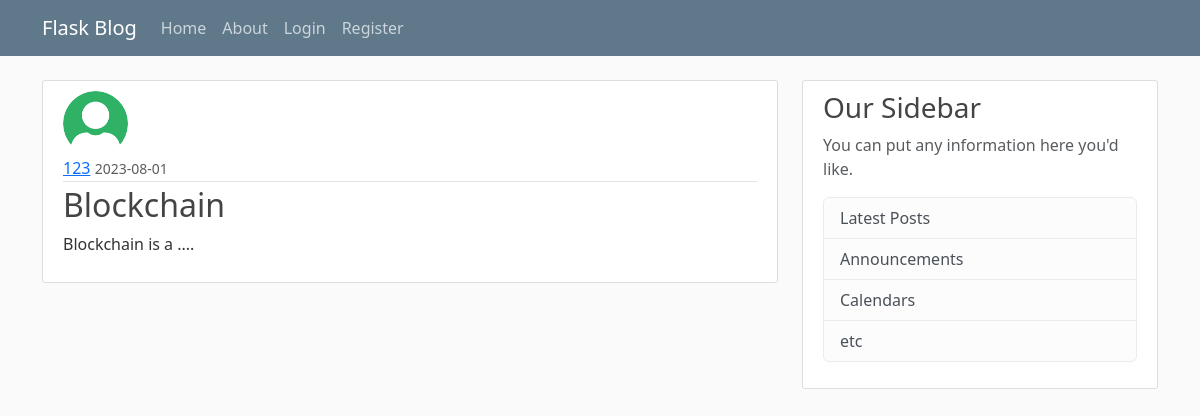
The page /post/5 on the database its author committed.
### app/models.py (models this page shows, shortened)
class User(db.Model, UserMixin):
    id=db.Column(db.Integer, primary_key=True)
    username=db.Column(db.String(20), unique=True, nullable=False)
    email=db.Column(db.String(120), unique=True, nullable=False)
    image_file=db.Column(db.String(20), nullable=False, default='default_pic.png')
    password=db.Column(db.String(60), nullable=False)
    posts=db.relationship('Post', backref='author', lazy=True)

class Post(db.Model):
    id=db.Column(db.Integer, primary_key=True)
    title=db.Column(db.String(100),nullable=False)
    date_posted=db.Column(db.DateTime,nullable=False, default=datetime.utcnow)
    content=db.Column(db.Text, nullable=False)
    user_id=db.Column(db.Integer, db.ForeignKey('user.id'), nullable=False)

### app/posts/routes.py (the view)
@posts.route('/post/<int:post_id>')
def post(post_id):
    post=Post.query.get_or_404(post_id)
    return render_template('post.html', title=post.title, post=post)

### app/templates/post.html (shortened to what this page needs)
{% extends "layout.html" %}
{% block content %}
    <article class="media content-section">
      <img class="rounded-circle article-img" src="{{ url_for('static', filename='profile_pics/' + post.author.image_file)}}">
        <div class="media-body">
          <div class="article-metadata">
            <a class="mr-2" href="{{url_for('users.user_posts', username=post.author.username)}}">{{ post.author.username }}</a>
            <small class="text-muted">{{ post.date_posted.strftime('%Y-%m-%d') }}</small>
          </div>
          <h2 class="article-title">{{ post.title }}</h2>
          <p class="article-content">{{ post.content }}</p>
        </div>
    </article>
{% endblock content %}

### app/static/main.css (style rules this page uses)
body { background: #fafafa; color: #333333; margin-top: 5rem; }
h1, h2, h3, h4, h5, h6 { color: #444444; }
.content-section { background: #ffffff; padding: 10px 20px; border: 1px solid #dddddd; border-radius: 3px; margin-bottom: 20px; }
.article-title { color: #444444; }
.article-content { white-space: pre-line; }
.article-img { height: 65px; width: 65px; margin-right: 16px; }
.article-metadata { padding-bottom: 1px; margin-bottom: 4px; border-bottom: 1px solid #e3e3e3 }

### rows shown on the page
User: image_file (picture), author.username "123"
Post: date_posted "2023-08-01", title "Blockchain", content "Blockchain is a ...."
